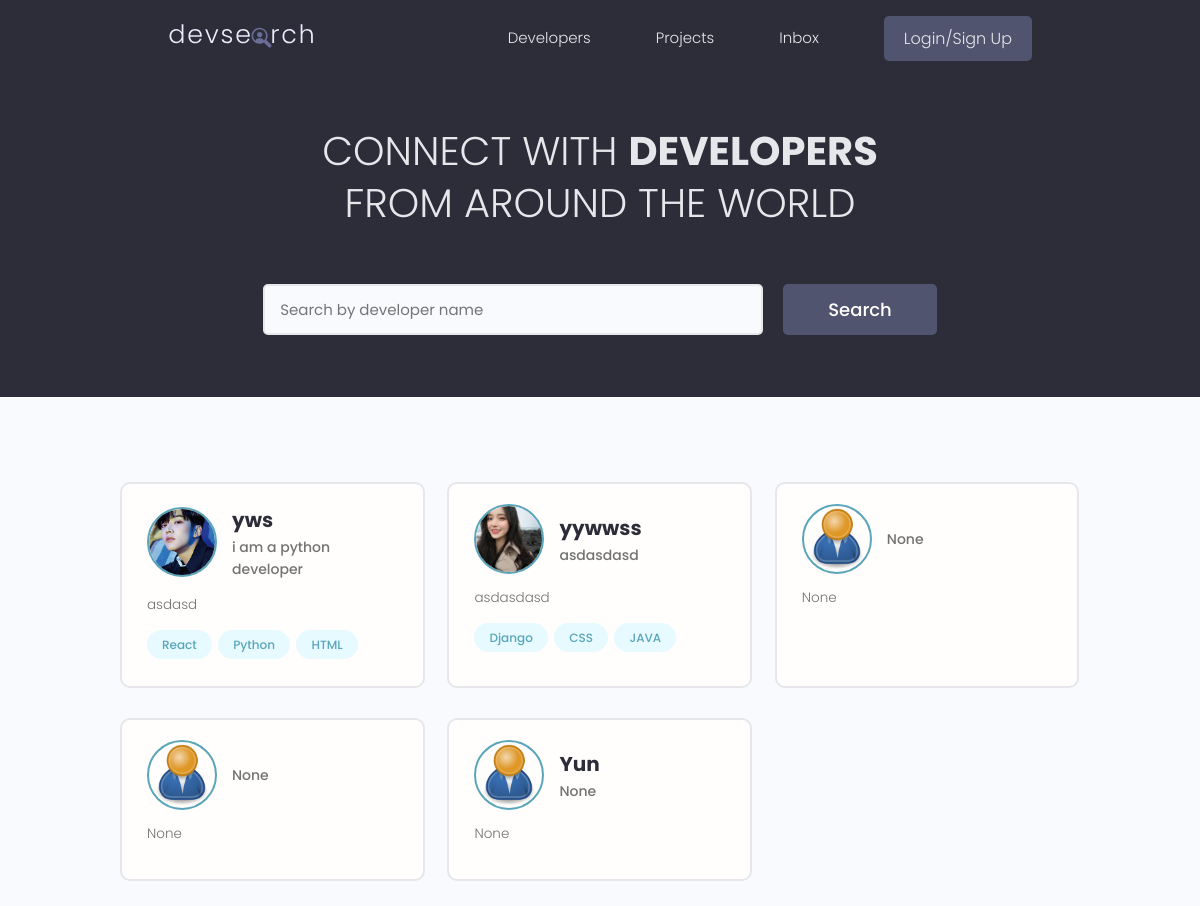
Before: / with the older database file.
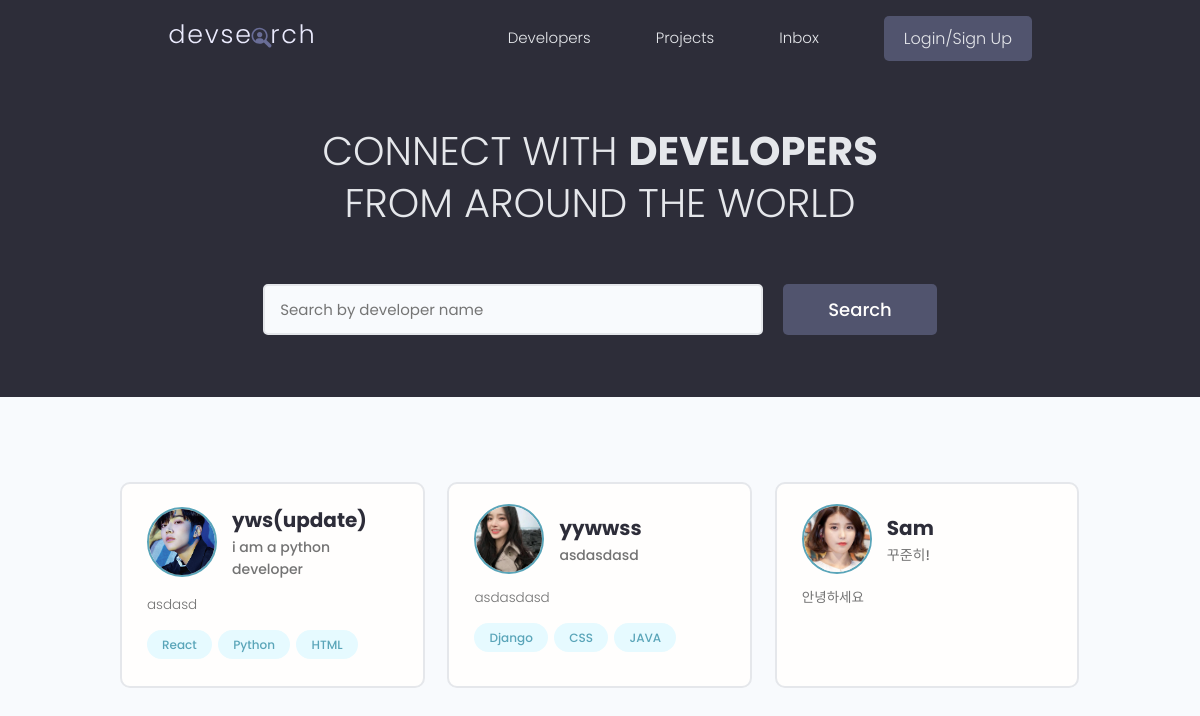
After: the same page with the newer database file.
### users/models.py (models this page shows, shortened)
class Profile(models.Model):
    user = models.OneToOneField(User, on_delete=models.CASCADE, null=True, blank=True)
    name = models.CharField(max_length=200, null=True, blank=True)
    email = models.EmailField(max_length=500, null=True, blank=True)
    username = models.CharField(max_length=200, null=True, blank=True)
    location = models.CharField(max_length=200, null=True, blank=True)
    short_intro = models.CharField(max_length=200, null=True, blank=True)
    bio = models.TextField(null=True, blank=True)
    profile_image = models.ImageField(
        null=True, blank=True, upload_to='profiles/', default='profiles/user-default.png')
    social_github = models.CharField(max_length=200, null=True, blank=True)
    social_twitter = models.CharField(max_length=200, null=True, blank=True)
    social_linkein = models.CharField(max_length=200, null=True, blank=True)
    social_youtube = models.CharField(max_length=200, null=True, blank=True)
    social_website = models.CharField(max_length=200, null=True, blank=True)
    created = models.DateTimeField(auto_now_add=True)
    id = models.UUIDField(default=uuid4, unique=True, primary_key=True, editable=False)

class Skill(models.Model):
    owner = models.ForeignKey(Profile, on_delete=models.CASCADE, null=True, blank=True)
    name = models.CharField(max_length=200, null=True, blank=True)
    description = models.TextField(null=True, blank=True)
    created = models.DateTimeField(auto_now_add=True)
    id = models.UUIDField(default=uuid4, unique=True, primary_key=True, editable=False)
    def __str__(self):
        return str(self.name)

### users/views.py (the view)
# urls.py: path('', profiles, name='profiles'),
def profiles(request):
    profiles = Profile.objects.all()
    context = {'profiles':profiles}
    return render(request, 'users/profiles.html', context)

### users/templates/users/profiles.html (shortened to what this page needs)
{% extends 'main.html' %}
{% block content %}
<main class="home">
    <section class="hero-section text-center">
        <div class="container container--narrow">
            <div class="hero-section__box">
                <h2>CONNECT WITH <span>DEVELOPERS</span></h2>
                <h2>FROM AROUND THE WORLD</h2>
            </div>
            <div class="hero-section__search">
                <form class="form" action="#" method="get">
                    <div class="form__field">
                        <input class="input input--text" id="formInput#search" type="text" name="text"
                            placeholder="Search by developer name" />
                    </div>
                    <input class="btn btn--sub btn--lg" type="submit" value="Search" />
                </form>
            </div>
        </div>
    </section>
    <section class="devlist">
        <div class="container">
            <div class="grid grid--three">
                {% for profile in profiles %}
                <div class="column card">
                    <div class="dev">
                        <a href="{% url 'user-profile' pk=profile.id %}" class="card__body">
                            <div class="dev__profile">
                                <img class="avatar avatar--md" src="{{profile.profile_image.url}}" alt="image" />
                                <div class="dev__meta">
                                    <h3>{{profile.name}}</h3>
                                    <h5>{{profile.short_intro|slice:"60"}}</h5>
                                </div>
                            </div>
                            <p class="dev__info">{{profile.bio|slice:"150"}}</p>
                            <div class="dev__skills">
                                {% for skill in profile.skill_set.all|slice:"5" %}
                                <span class="tag tag--pill tag--main">
                                    <small>{{skill}}</small>
                                </span>
                                {% endfor %}
                            </div>
                        </a>
                    </div>
                </div>
                {% endfor %}
            </div>
        </div>
    </section>
</main>
{% endblock %}

### templates/main.html (shortened to what this page needs)
<!DOCTYPE html>
{% load static %}
<html lang="en">
<head>
    <link rel="stylesheet" href="https://cdn.iconmonstr.com/1.3.0/css/iconmonstr-iconic-font.min.css" />
    <link rel="stylesheet" href="{% static 'uikit/styles/uikit.css' %}" />
    <link rel="stylesheet" href="{% static 'styles/app.css' %}" />
</head>
<body>
    {% include 'navbar.html' %}
    {% block content %}
    {% endblock content %}
</body>
</html>

### templates/navbar.html (shortened to what this page needs)
{% load static %}
<header class="header">
    <div class="container container--narrow">
        <a href="{% url 'profiles' %}" class="header__logo">
            <img src="{% static 'images/logo.svg' %}" alt="DevSearch Logo" />
        </a>
        <nav class="header__nav">
            <ul class="header__menu">
                <li class="header__menuItem"><a href="{% url 'profiles' %}">Developers</a></li>
                <li class="header__menuItem"><a href="{% url 'projects' %}">Projects</a></li>
                <li class="header__menuItem"><a href="">Inbox</a></li>
                {% if request.user.is_authenticated %}
                    <li class="header__menuItem"><a href="{% url 'account' %}">Account</a></li>
                    <li class="header__menuItem"><a href="{% url 'logout' %}" class="btn btn--sub">Logout</a></li>
                {% else %}
                    <li class="header__menuItem"><a href="{% url 'login' %}" class="btn btn--sub">Login/Sign Up</a></li>
                {% endif %}
            </ul>
        </nav>
    </div>
</header>

### static/styles/app.css (style rules this page uses)
:root { --color-sub: #2d2d39; }
.btn--sub { background-color: var(--color-sub-light); }
.card { border: 2px solid var(--color-light); }
img { width: 100%; }
.header { position: sticky; z-index: 111; background-color: var(--color-sub); padding: 1.5rem 0; }
.header > .container { display: flex; justify-content: space-between; align-items: center; }
.header__logo > img { height: 3.8rem; }
.header__nav > ul { display: inline-flex; align-items: center; list-style: none; gap: 6.5rem; }
.header__menuItem > a { color: var(--color-light); font-weight: 300; }
.hero-section { height: 40vh; display: flex; align-items: center; background-color: var(--color-sub); }
.hero-section__box { margin-bottom: 4rem; }
.hero-section__box > h2, .hero-section__box > h2 > span { font-size: 4rem; color: var(--color-light); line-height: 1.3; text-transform: uppercase; }
.hero-section__box > h2 { font-weight: 300; }
.hero-section__box > h2 > span { font-weight: 700; }
.hero-section__search > .form { display: flex; align-items: center; justify-content: center; gap: 2rem; }
.hero-section__search > .form input.input--text { width: 50rem; }
.devlist { margin-top: 8rem; }
.devlist .grid { align-items: stretch; }
.devlist .dev .dev__profile { display: flex; align-items: center; gap: 1.5rem; }
.devlist .dev .dev__meta h3 { color: var(--color-sub); font-size: 2rem; font-weight: 700; }
.devlist .dev .dev__meta h5 { color: var(--color-text); font-size: 1.4rem; font-weight: 500; }
.devlist .dev .dev__info { margin: 1.5rem 0; font-size: 1.35rem; line-height: 1.4; text-align: justify; }

### static/uikit/styles/modules/_variables.css (style rules this page uses)
:root { --color-main: #5aa5b9; --color-main-light: #e6faff; --color-sub: #3f4156; --color-sub-light: #51546e; --color-sub-lighter: #ededfd; --color-text: #737373; --color-gray: #8b8b8b; --color-light: #e5e7eb; --color-light-gray: #767676; --color-bg: #f8fafd; --color-white: #fffefd; --color-white-light: #f3f3f3; --color-success: #359e64; --color-success-bg: #def8e8; --color-error: #fc4b0b; --color-error-bg: #fff2ee; --font-base: 'Poppins', arial, helvetica, 'Segoe UI', roboto, ubuntu, sans-serif; --font-monospace: 'Fira Code', 'Courier New', courier, monospace; --font-regular: 300; --font-medium: 500; --font-bold: 700; --generic-shadow: 1px 1px 5px #00000010; --generic-transition: all 0.3s ease-in-out; }

### static/uikit/styles/modules/_base.css (style rules this page uses)
* { margin: 0; padding: 0; box-sizing: border-box; text-rendering: optimizeLegibility; color: inherit; font-size: inherit; }
html { font-size: 50%; }
@media only screen and (min-width: 480px) { html { font-size: 56.25%; } }
@media only screen and (min-width: 1200px) { html { font-size: 62.5%; } }
body { line-height: 1.6; font-weight: 400; font-size: 1.5rem; color: var(--color-text); background-color: var(--color-bg); min-height: 100vh; }

### static/uikit/styles/modules/_typography.css (style rules this page uses)
* { font-family: var(--font-base); }
h2 { font-size: 3.6rem; font-weight: var(--font-bold); }
h3 { font-size: 3.2rem; font-weight: var(--font-medium); }
h5 { font-size: 2.4rem; font-weight: var(--font-medium); }
h5, h6 { font-weight: var(--font-regular); }
p, span, strong { font-size: 1.6rem; color: var(--color-text); font-weight: var(--font-regular); }
a { padding-bottom: 2px; text-decoration: none; display: inline-block; color: var(--color-main); font-weight: var(--font-medium); }

### static/uikit/styles/modules/_utilities.css (style rules this page uses)
.container { width: 92%; max-width: 165rem; margin: 0 auto; box-sizing: border-box; }
.container--narrow { width: 92%; max-width: 120rem; }
@media screen and (min-width: 1000px) { .container { width: 90%; } }
@media screen and (min-width: 1000px) { .container--narrow { width: 85%; } }
@media screen and (min-width: 1200px) { .container { width: 80%; } }
@media screen and (min-width: 1200px) { .container--narrow { width: 72%; } }
.text-center { text-align: center; }

### static/uikit/styles/modules/_avatar.css (style rules this page uses)
.avatar { border-radius: 50%; border: 2px solid var(--color-main); object-fit: cover; }
.avatar--md { height: 7rem; width: 7rem; }

### static/uikit/styles/modules/_button.css (style rules this page uses)
.btn { display: inline-block; position: relative; cursor: pointer; background-color: var(--color-light); font-weight: var(--font-medium); color: var(--color-sub); text-decoration: none; padding: 1rem 2rem; border-radius: 0.5rem; border: none; width: -webkit-fit-content; width: -moz-fit-content; width: fit-content; height: -webkit-fit-content; height: -moz-fit-content; height: fit-content; font-size: 1.6rem; outline-width: 0; outline-color: transparent; -webkit-backface-visibility: hidden; backface-visibility: hidden; transition: all 0.3s ease-in-out; }
.btn--sub { background-color: var(--color-sub); color: var(--color-white); }
.btn--lg { font-size: 1.8rem; padding: 1.2rem 4.5rem; }

Changed rows visible on the page:
removed Profile: profile_image (placeholder picture), short_intro "None", bio "None"
removed Profile: profile_image (placeholder picture), short_intro "None", bio "None"
removed Profile: profile_image (placeholder picture), name "Yun", short_intro "None", bio "None"
changed Profile "i am a python developer": name "yws" → "yws(update)"
added Profile: profile_image (picture), name "Sam", short_intro "꾸준히!", bio "안녕하세요"
